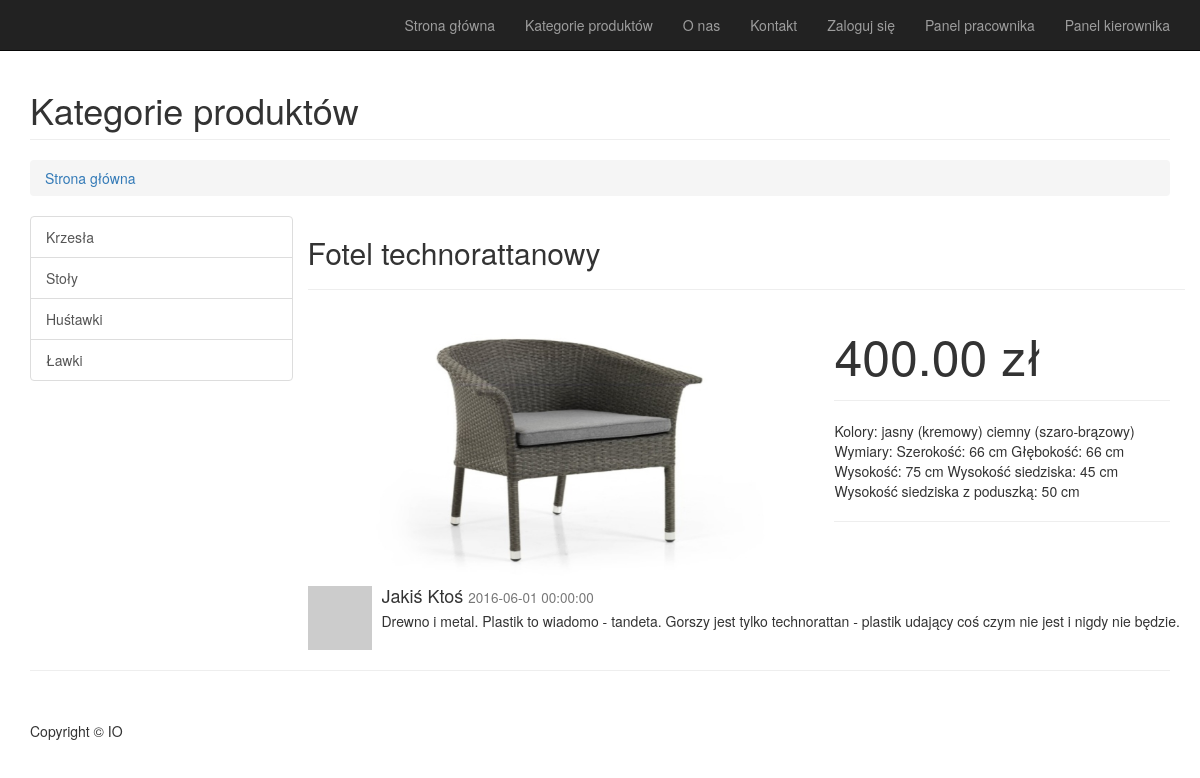
The page /index.php?action=show&id=2 (signed in) on the database as committed earlier.
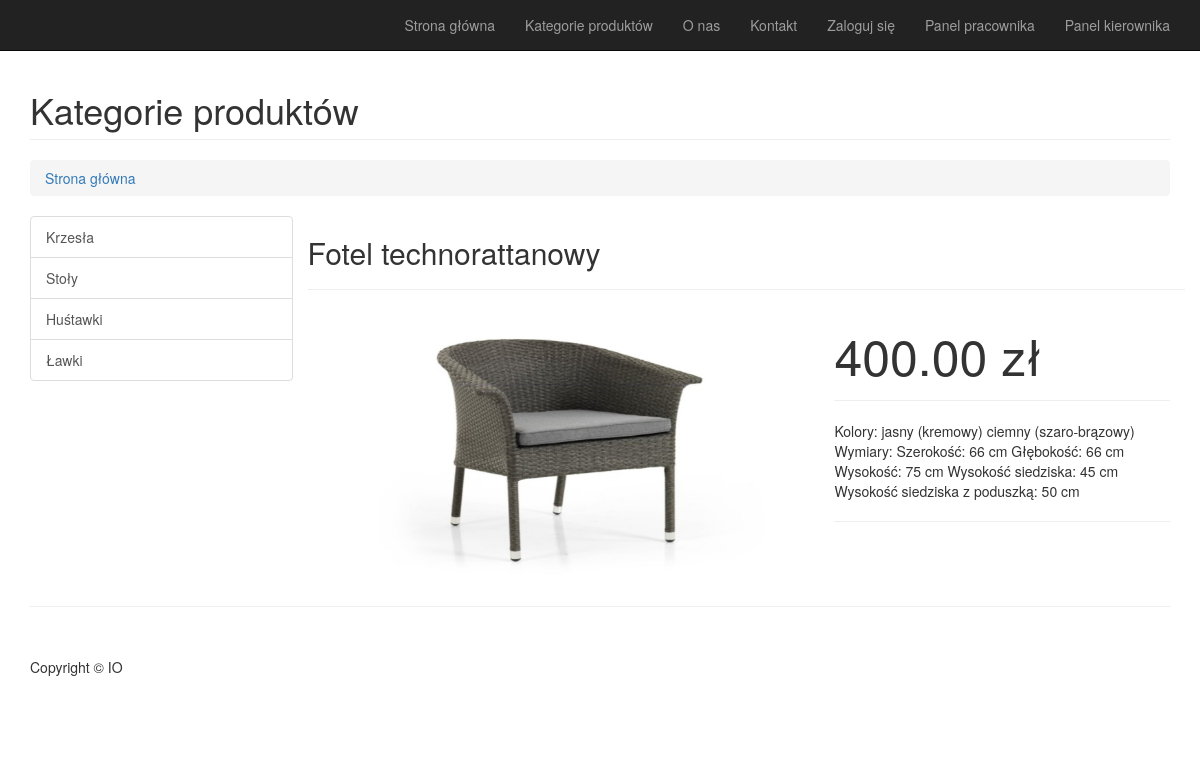
The same page on the database as committed later.
### tables this page shows
CREATE TABLE `produkt` (
  `id_produktu` int(11) NOT NULL,
  `id_kategorii` int(11) NOT NULL,
  `nazwa_produktu` text NOT NULL,
  `cena_jednostkowa` decimal(9,2) NOT NULL,
  `opis_produktu` text NOT NULL,
  `image` varchar(255) NOT NULL
);

CREATE TABLE `opinia` (
  `id_opinii` int(11) NOT NULL,
  `id_klienta` int(11) NOT NULL,
  `tresc` text NOT NULL,
  `data_wystawienia` datetime NOT NULL,
  `id_produktu` int(11) NOT NULL
);

CREATE TABLE `klient` (
  `id_klienta` int(11) NOT NULL,
  `imie` text NOT NULL,
  `nazwisko` text NOT NULL,
  `login` text NOT NULL,
  `haslo` text NOT NULL,
  `email` text NOT NULL,
  `telefon` text NOT NULL,
  `ulica` text,
  `nr_domu` text,
  `nr_mieszkania` text,
  `kod_pocztowy` text,
  `miasto` text,
  `panstwo` text
);

### class/View.class.php (called while the page is built, shortened)
<?php
class View {
	private $output = '';
	function __construct($templateFileName, $variables = array(), $params = array()) {
		$this->result = $variables;
        $filename = INDEX_DIR."/view/$templateFileName.tpl.php";
        include($filename);
        $this->output = ob_get_contents();
	}
	public function __toString() {
		return $this->output;
	}
}

### class/Controller.class.php (called while the page is built, shortened)
<?php
class Controller
{
	protected $db;
	protected $result = array();
	public function __construct(PageView $page, DB $db = null)
	{
		$this->db = $db;
	}
	public function show()
	{
		$id = htmlspecialchars($_GET['id']);
		$product = new Product($this->db);
        $this->result[0] = $product->getProductById($id);
 		$this->result['opinie'] = $product->getProductOpinions($id);
 		$this->result['klient'] = $product-> isKlient();
        $view = new View('Show', $this->result);
	}
}

### class/DB.class.php (called while the page is built, shortened)
<?php
class DB {
	private $pdo;
	public function __construct($dbtype, $dbhost, $dbname, $dbuser, $dbpass) {
		$dsn = "$dbtype:host=$dbhost;dbname=$dbname";
		$this->pdo = new PDO($dsn, $dbuser, $dbpass);
		$this->pdo->exec("SET NAMES 'utf8';");
	}
	public function query($query, $parameters = array()) {
		$statement = $this->pdo->prepare($query);
        if (false !== $statement->execute()) {
			return $statement;
        } else {
        	throw new ErrorException(print_r($statement->errorInfo(), true));
        }
	}
}

### class/Product.class.php (called while the page is built, shortened)
<?php
class Product {
    protected $db;
    function __construct(DB $db  = null)
    {
        $this->db = $db;
    }
    public function getProductById($id)
    {
        $query = $this->db->query('select * from produkt where id_produktu = "'.$id.'"');
        $this->result = $query;
        return $this->result->fetchAll();
    }
 	 public function getProductOpinions($id)
     {
         $query = $this->db->query('select * from opinia o, klient k where o.id_klienta = k.id_klienta and id_produktu = "'.$id.'"');
         $this->result = $query;
         return $this->result->fetchAll();
     }
}

### class/PageView.class.php (called while the page is built, shortened)
<?php
class PageView {
	private $template;
	private $views = array();
	public function __construct($templateFileName) {
		$this->template = $templateFileName;
	}
	public function addView(View $view) {
		$this->views[] = $view;
	}
	public function __toString() {
		$views = $this->views;
		$filename = INDEX_DIR."/view/". $this->template . ".tpl.php";
        include($filename);
        $output = ob_get_contents();
        return $output;
	}
}

### view/Show.tpl.php (the view, shortened to what the changed rows need)
<div class="row">
    <div class="col-lg-12">
        <h1 class="page-header">Kategorie produktów
        </h1>
        <ol class="breadcrumb">
            <li><a href="index.php">Strona główna</a>
            </li>
        </ol>
    </div>
</div>
<div class="row">
    <div class="col-md-3">
        <div class="list-group">
            <a href="index.php?action=category&val=1" class="list-group-item">Krzesła</a>
            <a href="index.php?action=category&val=2" class="list-group-item">Stoły</a>
            <a href="index.php?action=category&val=3" class="list-group-item">Huśtawki</a>
            <a href="index.php?action=category&val=4" class="list-group-item">Ławki</a>
        </div>
    </div>
    <div class="col-md-9">
        <div class="row">
            <h2><?= $this->result[0][0]['nazwa_produktu']; ?></h2>
            <hr>
            <div class="col-md-7" style="alignment-adjust: left;">
                <img class="img-responsive" src="<?= $this->result[0][0]['image']; ?>"/>
            </div>
            <div class="col-md-5">
                <div class="product_price">
                    <h1 class="price"><?= $this->result[0][0]['cena_jednostkowa']; ?> zł</h1>
                </div>
                <hr>
                <p>
                    <?= $this->result[0][0]['opis_produktu']; ?>
                </p>
                <hr>
            </div>
        </div>
        <div class="row">
            <div class="col-md-4">
            </div>
        </div>
        <div class="row">
            <?php foreach ($this->result['opinie'] as $row) { ?>
                <div class="media">
                    <a class="pull-left" href="#">
                        <img class="media-object" src="http://placehold.it/64x64" alt="">
                    </a>
                    <div class="media-body">
                        <h4 class="media-heading"><?= $row['imie'] . " " . $row['nazwisko']; ?>
                            <small><?= $row['data_wystawienia']; ?></small>
                        </h4>
                        <?= $row['tresc']; ?>
                    </div>
                </div>
            <?php } ?>
        </div>
    </div>
</div>
<hr>

### view/Page.tpl.php (shortened to what the changed rows need)
<!DOCTYPE html>
<html lang="pl">
<head>
    <link href="css/bootstrap.min.css" rel="stylesheet">
    <link href="css/modern-business.css" rel="stylesheet">
    <link href="font-awesome-4.1.0/css/font-awesome.min.css" rel="stylesheet" type="text/css">
</head>
<body>
<div class="container">
    <?php
    foreach ($views as $view) echo $view;
    ?>
    <footer>
        <div class="row">
        </div>
    </footer>
</div>
</body>
</html>

Rows that differ between the two databases and show on the page:
removed opinia: id_klienta.imie "Jakiś", id_klienta.nazwisko "Ktoś", data_wystawienia "2016-06-01 00:00:00", tresc "Drewno i metal. Plastik to wiadomo - tandeta. Gorszy jest tylko technorattan - plastik udający coś czym nie jest i nigdy nie będzie."
